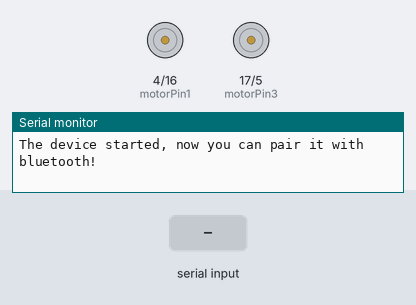
Bench run of a sketch on a simulated ESP32. Parts: motor-driver pin pairs drawn as motors (green arrow = first pin HIGH = forward, orange = second pin HIGH = backward, longer = more drive), the last lines printed to the serial monitor. Inputs (shaded band) come from the test bench. Nothing arrives over Bluetooth unless stated.

Above: at 1.2 s.
1.3 s: "56" received over the second serial link
At 2.5 s:
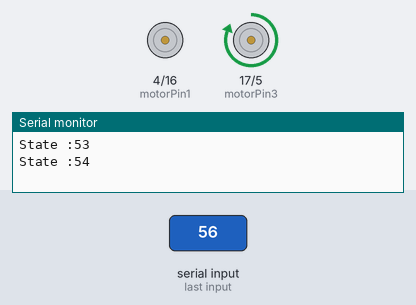
2.8 s: "54" received over the second serial link
At 3.5 s:
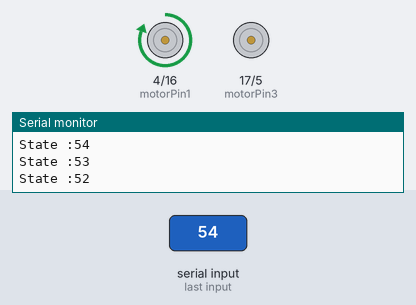
4.3 s: "52" received over the second serial link
At 4.7 s:
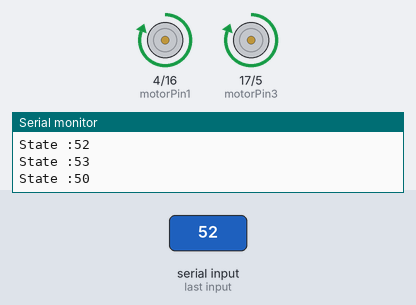
7.3 s: "50" received over the second serial link
At 8.2 s:
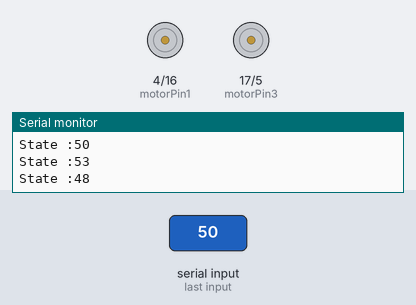
Timing chart, 0 to 9.8 s (numbered marks = the images above; inputs shaded):
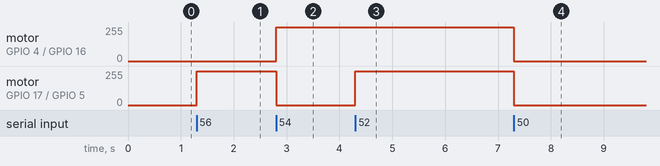

Measured:
- after the input at 1.3 s, motor on GPIO 17 (motorPin3) / GPIO 5 (motorPin4): stopped → forward 255/255 at once
- after the input at 2.8 s, motor on GPIO 4 (motorPin1) / GPIO 16 (motorPin2): stopped → forward 255/255 at once; motor on GPIO 17 (motorPin3) / GPIO 5 (motorPin4): forward 255/255 → stopped at once
- after the input at 4.3 s, motor on GPIO 17 (motorPin3) / GPIO 5 (motorPin4): stopped → forward 255/255 at once
- after the input at 7.3 s, motor on GPIO 4 (motorPin1) / GPIO 16 (motorPin2), motor on GPIO 17 (motorPin3) / GPIO 5 (motorPin4): forward 255/255 → stopped at once

The sketch:

Car_Control.ino
```cpp
#include "BluetoothSerial.h"

#if !defined(CONFIG_BT_ENABLED) || !defined(CONFIG_BLUEDROID_ENABLED)
#error Bluetooth is not enabled! Please run `make menuconfig` to and enable it
#endif

BluetoothSerial SerialBT;
String state;
const int motorPin1=4;
const int motorPin2=16;
const int motorPin3=17;
const int motorPin4=5;

void setup() {
 pinMode(motorPin1,OUTPUT);
  pinMode(motorPin2,OUTPUT);
  pinMode(motorPin3,OUTPUT);
  pinMode(motorPin4,OUTPUT);
Serial.begin(115200);
SerialBT.begin("tata"); //Bluetooth device name
Serial.println("The device started, now you can pair it with bluetooth!");
digitalWrite(motorPin1,LOW);
  digitalWrite(motorPin2,LOW);
  digitalWrite(motorPin3,LOW);
  digitalWrite(motorPin4,LOW);
}

void loop() {
if (Serial.available()) {
SerialBT.write(Serial.read());
Serial.println("hello");
}
if (SerialBT.available()) {
state=SerialBT.read();
Serial.print("State :");
Serial.println(state);

if(state=="50")
  {
  digitalWrite(motorPin1,HIGH);
  digitalWrite(motorPin2,LOW);
  digitalWrite(motorPin3,HIGH);
  digitalWrite(motorPin4,LOW);
  }
if(state=="56")
  {
  digitalWrite(motorPin2,HIGH);
  digitalWrite(motorPin1,LOW);
  digitalWrite(motorPin4,HIGH);
  digitalWrite(motorPin3,LOW);
  }
  if(state=="54")
  {
  digitalWrite(motorPin1,LOW);
  digitalWrite(motorPin2,LOW);
  digitalWrite(motorPin3,HIGH);
  digitalWrite(motorPin4,LOW);
  }
  if(state=="52")
  {
  digitalWrite(motorPin1,HIGH);
  digitalWrite(motorPin2,LOW);
  digitalWrite(motorPin3,LOW);
  digitalWrite(motorPin4,LOW);
  }
if(state=="53")
  {
  digitalWrite(motorPin1,LOW);
  digitalWrite(motorPin2,LOW);
  digitalWrite(motorPin3,LOW);
  digitalWrite(motorPin4,LOW);
  }


}
}
```
